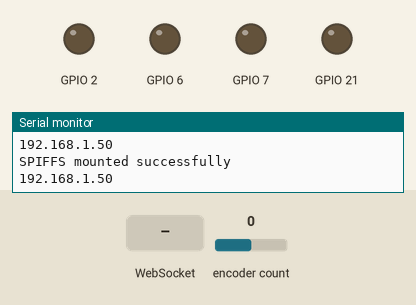
Bench run of a program on a simulated ESP32-S3. On the bench: output pins drawn as LEDs (lit = HIGH), the last lines printed to the serial monitor. The test bench sets the inputs (shaded band); at power-on: encoder count 0. WiFi joins after 1.5 s; servers stay silent unless stated; storage starts empty.

Above: at 3.2 s.
3.3 s: encoder count set to 1
At 4.3 s:
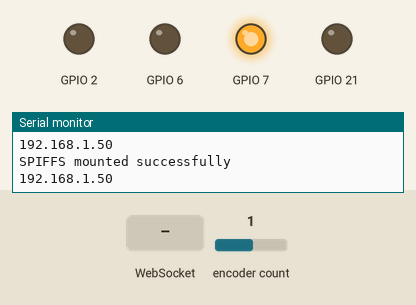
4.8 s: WebSocket text "1" received
6.3 s: encoder count set to 0
At 6.6 s:
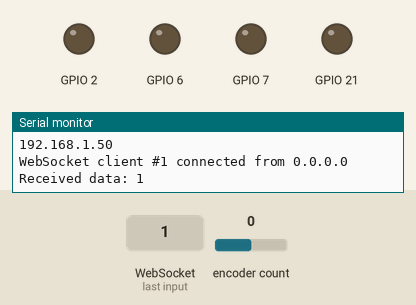
7.8 s: encoder count set to 4
At 8.9 s:
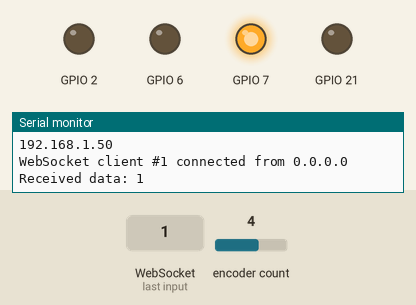
Timing chart, 0 to 10.3 s (numbered marks = the images above; inputs shaded):
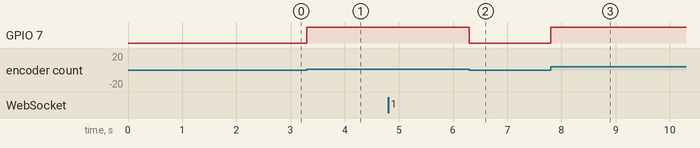

Measured:
- after the input at 3.3 s, GPIO 7: LOW → HIGH at once
- after the input at 6.3 s, GPIO 7: HIGH → LOW at once
- after the input at 7.8 s, GPIO 7: LOW → HIGH at once

The program:

main.cpp
```cpp
#include <Arduino.h>
#include <ESP32Encoder.h>
#include <FlexyStepper.h>
#include <WiFi.h>
#include <ESPAsyncWebServer.h>
#include "SPIFFS.h"
#include <ArduinoJson.h>

ESP32Encoder encoder;
FlexyStepper leadscrew;
FlexyStepper xaxis;

const int quadrature_mult = 2;
const float leadscrew_pitch = 1.5;

unsigned long encoder_last_rpm_time;
unsigned long ws_last_updated;

int ws_update_interval = 1000; // in ms

bool leadscrew_direction_invert = true; // Set to true if the leadscrew moves in the opposite direction of the spindle

int64_t encoder_last_rpm_count = 0;
float thread_pitch = 1;
float spindle_rpm = 0;

void calc_spindle_rpm() {
    int64_t encoder_count = encoder.getCount();
    float rev_turned_since_last = (float)(encoder_count - encoder_last_rpm_count) / (float)(600 * quadrature_mult);
    spindle_rpm = rev_turned_since_last  * 1000 * 60 / (millis() - encoder_last_rpm_time);
    encoder_last_rpm_time = millis();
    encoder_last_rpm_count = encoder_count;
}

void read_spindle_rev(void *parameters)
{
  for (;;)
  {
    int64_t encoder_count = encoder.getCount()  * (leadscrew_direction_invert ? -1 : 1);
    float rev_turned = (float)encoder_count / (float)(600 * quadrature_mult);
    float leadscrew_rev = rev_turned * thread_pitch / leadscrew_pitch;
    leadscrew.setTargetPositionInRevolutions(leadscrew_rev);
    vTaskDelay(1 / portTICK_PERIOD_MS);
  }
}


// Replace with your network credentials
const char* ssid = "Mole People";
const char* password = "deepEarth!";

// Create AsyncWebServer object on port 80
AsyncWebServer server(80);
AsyncWebSocket ws("/ws");

// Initialize SPIFFS
void init_SPIFFS() {
  if (!SPIFFS.begin(true)) {
    Serial.println("An error has occurred while mounting SPIFFS");
  }
  Serial.println("SPIFFS mounted successfully");
}

void handle_ws_incoming(void *arg, uint8_t *data, size_t len) {
  char *msg = (char *)data;
  Serial.printf("Received data: %s\n", msg);
  DynamicJsonDocument doc(1024);
  deserializeJson(doc, msg);
  // If thread_pitch is in the message, update the leadscrew pitch
  if (doc.containsKey("halt")) {
    xaxis.setTargetPositionRelativeInMillimeters(0);
    return;
  }
  if (doc.containsKey("thread_pitch")) {
    thread_pitch = doc["thread_pitch"];
    encoder.clearCount();
    leadscrew.setCurrentPositionInRevolutions(0);
    Serial.println(thread_pitch);
  }
  if (doc.containsKey("xjog")) {
    float xjog = doc["xjog"];
    xaxis.setTargetPositionRelativeInMillimeters(xjog);
  }
}

void send_ws_update() {
    calc_spindle_rpm();
    ws_last_updated = millis();
    DynamicJsonDocument doc(1024);
    doc["spindle_rpm"] = round(spindle_rpm * 100) / 100.0;
    doc["leadscrew_rpm"] = round(spindle_rpm * thread_pitch / leadscrew_pitch * 100) / 100.0;
    doc["thread_pitch"] = thread_pitch;
    String output;
    serializeJson(doc, output);
    ws.textAll(output.c_str());
    //Serial.println(output);
}

void setup() {
  Serial.begin(115200);

  //Leadscrew stepper setup
  leadscrew.connectToPins(6, 7);
  leadscrew.setStepsPerRevolution(1600);
  float leadscrew_max_rps = 20;
  leadscrew.setSpeedInRevolutionsPerSecond(leadscrew_max_rps);
  leadscrew.setAccelerationInRevolutionsPerSecondPerSecond(leadscrew_max_rps * 100);

  //X-axis stepper setup
  xaxis.connectToPins(2,21);
  xaxis.setStepsPerRevolution(360 / 0.35);
  xaxis.setStepsPerMillimeter(360 / 0.35);
  float xaxis_max_rpm = 15;
  float xaxis_max_rps = xaxis_max_rpm / 60;
  xaxis.setSpeedInRevolutionsPerSecond(xaxis_max_rps);
  xaxis.setAccelerationInRevolutionsPerSecondPerSecond(xaxis_max_rps * 100);

  ESP32Encoder::useInternalWeakPullResistors = puType::down;
  encoder_last_rpm_time = millis();
  ws_last_updated = millis();
  pinMode(17,INPUT_PULLDOWN );
  pinMode(18, INPUT_PULLDOWN);
  encoder.attachHalfQuad(17, 18);
  Serial.println("STARTING UP");
  // xTaskCreatePinnedToCore(move_leadscrew, "move_leadscrew", 10000, NULL, 1, NULL, 0);
  xTaskCreate(read_spindle_rev, "read_spindle_rot", 10000, NULL, 1, NULL);
  // xTaskCreate(render_ui, "render_ui", 10000, NULL, 2, NULL);

  WiFi.begin(ssid, password);
  while (WiFi.status() != WL_CONNECTED) {
    delay(1000);
    Serial.println("Connecting to WiFi...");
  }
  Serial.println(WiFi.localIP());

  init_SPIFFS();

  // Handle WebSocket
  ws.onEvent([](AsyncWebSocket * server, AsyncWebSocketClient * client, AwsEventType type, void * arg, uint8_t *data, size_t len) {
      switch (type) {
        case WS_EVT_CONNECT:
          Serial.printf("WebSocket client #%u connected from %s\n", client->id(), client->remoteIP().toString().c_str());
          send_ws_update();
          break;
        case WS_EVT_DISCONNECT:
          Serial.printf("WebSocket client #%u disconnected\n", client->id());
          break;
        case WS_EVT_DATA:
          handle_ws_incoming(arg, data, len);
          break;
        case WS_EVT_PONG:
        case WS_EVT_ERROR:
          break;
    }
  });
  server.addHandler(&ws);

  server.on("/", HTTP_GET, [](AsyncWebServerRequest *request) {
    request->send(SPIFFS, "/index.html", "text/html");
  });

  server.serveStatic("/", SPIFFS, "/");

  // Start server
  server.begin();

  // Print IP to serial
  Serial.println(WiFi.localIP());
}

void loop()
{
  if (!leadscrew.motionComplete()) {
    leadscrew.processMovement();
  }
  if (!xaxis.motionComplete()) {
    xaxis.processMovement();
  }
  if (millis() - ws_last_updated > ws_update_interval) {
    send_ws_update();
  }
}
```

FlexyStepper.h
```cpp
// (licence header left out)
// MIT License
//
// Copyright (c) 2014 Stanley Reifel & Co.
//
// Permission is hereby granted, free of charge, to any person obtaining a copy
// of this software and associated documentation files (the "Software"), to deal
// in the Software without restriction, including without limitation the rights
// to use, copy, modify, merge, publish, distribute, sublicense, and/or sell
// copies of the Software, and to permit persons to whom the Software is furnished
// to do so, subject to the following conditions:
//
// The above copyright notice and this permission notice shall be included in all
// copies or substantial portions of the Software.
//
// THE SOFTWARE IS PROVIDED "AS IS", WITHOUT WARRANTY OF ANY KIND, EXPRESS OR
// IMPLIED, INCLUDING BUT NOT LIMITED TO THE WARRANTIES OF MERCHANTABILITY,
// FITNESS FOR A PARTICULAR PURPOSE AND NONINFRINGEMENT. IN NO EVENT SHALL THE
// AUTHORS OR COPYRIGHT HOLDERS BE LIABLE FOR ANY CLAIM, DAMAGES OR OTHER
// LIABILITY, WHETHER IN AN ACTION OF CONTRACT, TORT OR OTHERWISE, ARISING FROM,
// OUT OF OR IN CONNECTION WITH THE SOFTWARE OR THE USE OR OTHER DEALINGS IN THE
// SOFTWARE.


#ifndef FlexyStepper_h
#define FlexyStepper_h

#include <Arduino.h>
#include <stdlib.h>


//
// the FlexyStepper class
//
class FlexyStepper
{
  public:
    //
    // public functions
    //
    FlexyStepper();
    void connectToPins(byte stepPinNumber, byte directionPinNumber);

    void setStepsPerMillimeter(float motorStepPerMillimeter);
    float getCurrentPositionInMillimeters();
    void setCurrentPositionInMillimeters(float currentPositionInMillimeters);
    void setCurrentPositionInMillimeter(float currentPositionInMillimeter);
    void setSpeedInMillimetersPerSecond(float speedInMillimetersPerSecond);
    void setAccelerationInMillimetersPerSecondPerSecond(float accelerationInMillimetersPerSecondPerSecond);
    bool moveToHomeInMillimeters(long directionTowardHome, float speedInMillimetersPerSecond, long maxDistanceToMoveInMillimeters, int homeLimitSwitchPin);
    void moveRelativeInMillimeters(float distanceToMoveInMillimeters);
    void setTargetPositionRelativeInMillimeters(float distanceToMoveInMillimeters);
    void moveToPositionInMillimeters(float absolutePositionToMoveToInMillimeters);
    void setTargetPositionInMillimeters(float absolutePositionToMoveToInMillimeters);
    float getCurrentVelocityInMillimetersPerSecond();

    void setStepsPerRevolution(float motorStepPerRevolution);
    void setCurrentPositionInRevolutions(float currentPositionInRevolutions);
    float getCurrentPositionInRevolutions();
    void setSpeedInRevolutionsPerSecond(float speedInRevolutionsPerSecond);
    void setAccelerationInRevolutionsPerSecondPerSecond(float accelerationInRevolutionsPerSecondPerSecond);
    bool moveToHomeInRevolutions(long directionTowardHome, float speedInRevolutionsPerSecond, long maxDistanceToMoveInRevolutions, int homeLimitSwitchPin);
    void moveRelativeInRevolutions(float distanceToMoveInRevolutions);
    void setTargetPositionRelativeInRevolutions(float distanceToMoveInRevolutions);
    void moveToPositionInRevolutions(float absolutePositionToMoveToInRevolutions);
    void setTargetPositionInRevolutions(float absolutePositionToMoveToInRevolutions);
    float getCurrentVelocityInRevolutionsPerSecond();

    void setCurrentPositionInSteps(long currentPositionInSteps);
    long getCurrentPositionInSteps();
    void setSpeedInStepsPerSecond(float speedInStepsPerSecond);
    void setAccelerationInStepsPerSecondPerSecond(float accelerationInStepsPerSecondPerSecond);
    bool moveToHomeInSteps(long directionTowardHome, float speedInStepsPerSecond, long maxDistanceToMoveInSteps, int homeSwitchPin);
    void moveRelativeInSteps(long distanceToMoveInSteps);
    void setTargetPositionRelativeInSteps(long distanceToMoveInSteps);
    void moveToPositionInSteps(long absolutePositionToMoveToInSteps);
    void setTargetPositionInSteps(long absolutePositionToMoveToInSteps);
    void setTargetPositionToStop();
    bool motionComplete();
    float getCurrentVelocityInStepsPerSecond();
    bool processMovement(void);


  private:
    //
    // private functions
    //
    void DeterminePeriodOfNextStep();


    //
    // private member variables
    //
    byte stepPin;
    byte directionPin;
    float stepsPerMillimeter;
    float stepsPerRevolution;
    int directionOfMotion;
    long currentPosition_InSteps;
    long targetPosition_InSteps;
    float desiredSpeed_InStepsPerSecond;
    float desiredPeriod_InUSPerStep;
    float acceleration_InStepsPerSecondPerSecond;
    float acceleration_InStepsPerUSPerUS;
    float periodOfSlowestStep_InUS;
    float minimumPeriodForAStoppedMotion;
    float nextStepPeriod_InUS;
    unsigned long lastStepTime_InUS;
    float currentStepPeriod_InUS;
};

// ------------------------------------ End ---------------------------------
#endif
```

Source omitted: FlexyStepper.cpp (36200 bytes)
